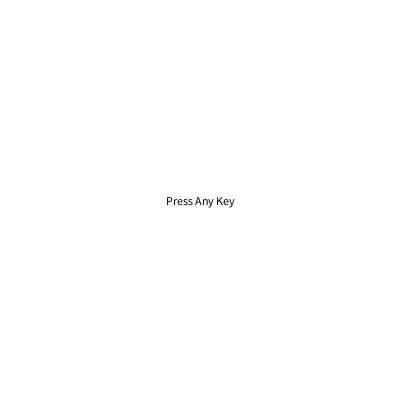
Frame 1 (no input)
Frame 60 (the mouse pressed at the canvas centre just before this capture): identical to frame 1, image omitted
Frame 120 (the mouse held since frame 60 and released just before this capture): identical to frame 1, image omitted

The Processing sketch that drew this single still picture (run headless with seeded random() and noise(); from frame 60 on, the mouse is pressed at the canvas centre):

// Processing sketch: processing_98894
// ── processing_98894.pde

String [ ] adjective = {
  "Super",
  "Oriental",
  "Lucky",
  "Eastern",
  "Double",
  "Chinese",
  "Asian",
};

String [ ] noun = {
  "Club",
  "Noodle",
  "Dumpling",
  "Express",
  "Luck",
  "Star",
  "Dragon",
  "House",
  "Garden",
  "Eastern",
  "Chinese",
  "Asian",
};

String [ ] noun2 = {
  "Palace",
  "Club",
  "Dragon",
  "Panda",
  "Noodles",
  "Express",
  "Dumplings",
  "House",
  "Garden",
  "Tiger"
};

void setup( ) {
  
  size( 400, 400 );
  background( 255 );
  
  fill( 0 );
  textAlign( CENTER, CENTER );
  text( "Press Any Key", width / 2, height / 2 );
  
}

void draw( ) {
  
}

void keyPressed( ) {
  
  fill( 255 );
  noStroke( );
  rect( 0, 0, width, height );
  
  fill( 255, 0, 0 );
  textAlign( CENTER, CENTER );
  text( adjective[ int( random( 0, 6 ) ) ] + " "
  + noun[ int( random( 0, 12 ) ) ] + " "
  + noun2[ int( random( 0, 10 ) ) ], width / 2, height / 2 );
  
}
